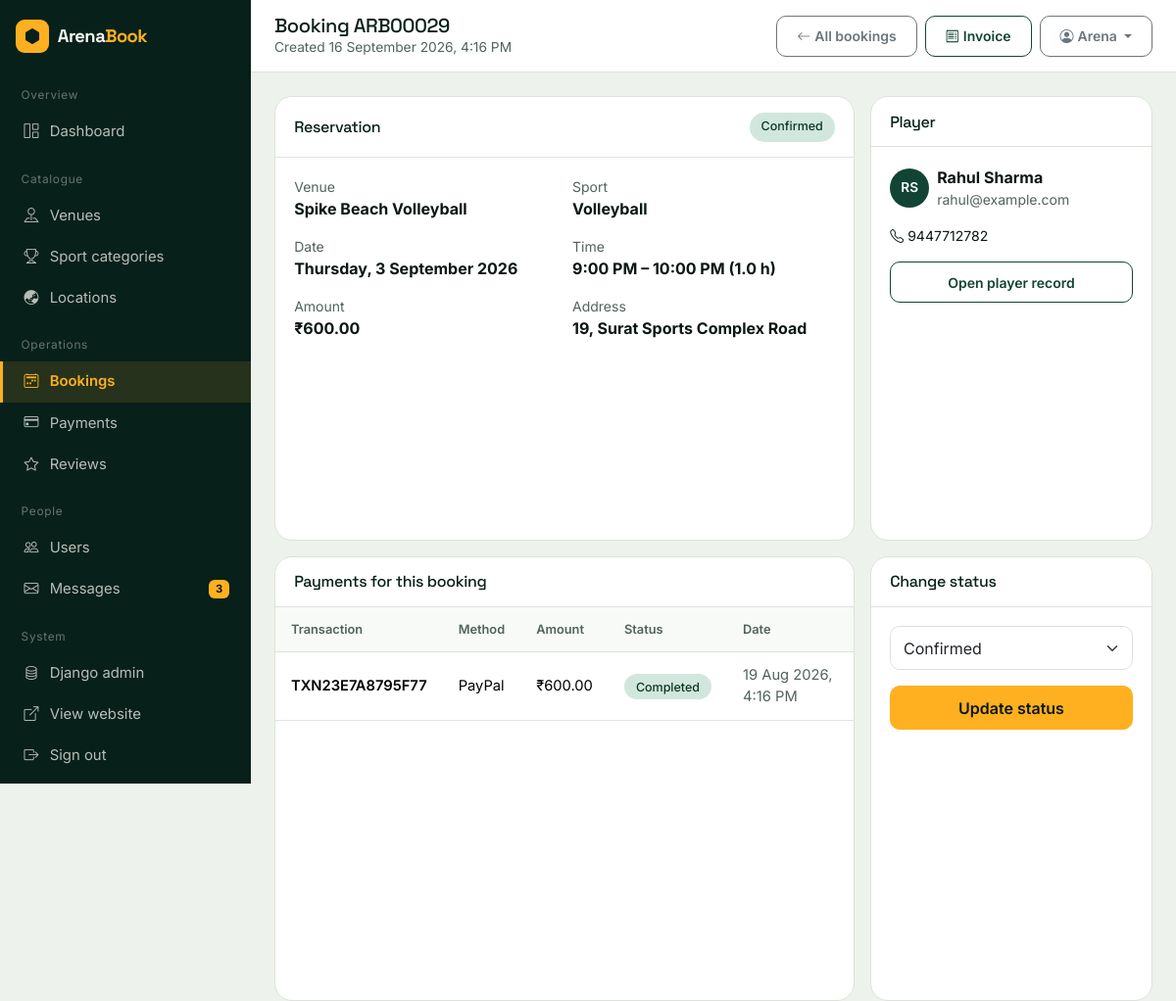
Screenshot of /dashboard/bookings/29/ (signed in) with the database file from the repository.
### arena/models.py (models this page shows, shortened)
class Booking(models.Model):
    PENDING = "pending"
    CONFIRMED = "confirmed"
    CANCELLED = "cancelled"
    STATUS_CHOICES = [
        (PENDING, "Pending"),
        (CONFIRMED, "Confirmed"),
        (CANCELLED, "Cancelled"),
    ]
    user = models.ForeignKey(
        settings.AUTH_USER_MODEL, on_delete=models.CASCADE, related_name="bookings"
    )
    turf = models.ForeignKey(Turf, on_delete=models.CASCADE, related_name="bookings")
    booking_date = models.DateField()
    start_time = models.TimeField()
    end_time = models.TimeField()
    total_amount = models.DecimalField(max_digits=10, decimal_places=2, default=0)
    status = models.CharField(max_length=20, choices=STATUS_CHOICES, default=PENDING)
    created_at = models.DateTimeField(auto_now_add=True)
    class Meta:
        ordering = ["-created_at"]
    @property
    def reference(self):
        return f"ARB{self.pk:05d}"
    @property
    def duration_hours(self):
        today = datetime.today().date()
        start = datetime.combine(today, self.start_time)
        end = datetime.combine(today, self.end_time)
        if end <= start:
            end += timedelta(days=1)
        return round((end - start).total_seconds() / 3600, 1)
    @property
    def status_class(self):
        return {
            self.PENDING: "warning",
            self.CONFIRMED: "success",
            self.CANCELLED: "danger",
        }.get(self.status, "secondary")

class User(AbstractBaseUser, PermissionsMixin):
    first_name = models.CharField(max_length=60)
    last_name = models.CharField(max_length=60, blank=True)
    email = models.EmailField(unique=True)
    profile_image = models.ImageField(upload_to="profiles/", blank=True, null=True)
    date_joined = models.DateTimeField(default=timezone.now)
    is_active = models.BooleanField(default=True)
    is_staff = models.BooleanField(
        default=False, help_text="Allows access to the ArenaBook admin panel."
    )
    objects = UserManager()
    USERNAME_FIELD = "email"
    REQUIRED_FIELDS = ["first_name"]
    class Meta:
        verbose_name = "User"
        verbose_name_plural = "Users"
        ordering = ["-date_joined"]
    @property
    def full_name(self):
        name = f"{self.first_name} {self.last_name}".strip()
        return name or self.email.split("@")[0]
    def get_short_name(self):
        return self.first_name or self.email.split("@")[0]
    @property
    def initials(self):
        parts = self.full_name.split()
        if len(parts) >= 2:
            return (parts[0][0] + parts[1][0]).upper()
        return self.full_name[:2].upper()

class Turf(models.Model):
    turf_name = models.CharField(max_length=150)
    description = models.TextField(blank=True)
    category = models.ForeignKey(
        SportCategory, on_delete=models.CASCADE, related_name="turfs"
    )
    address = models.TextField()
    city = models.ForeignKey(City, on_delete=models.SET_NULL, null=True, blank=True)
    state = models.ForeignKey(State, on_delete=models.SET_NULL, null=True, blank=True)
    country = models.ForeignKey(Country, on_delete=models.SET_NULL, null=True, blank=True)
    price_per_hour = models.DecimalField(max_digits=10, decimal_places=2)
    open_time = models.TimeField(default=time(6, 0))
    close_time = models.TimeField(default=time(23, 0))
    image = models.ImageField(upload_to="turfs/", blank=True, null=True)
    created_at = models.DateTimeField(auto_now_add=True)
    capacity = models.PositiveIntegerField(default=10)
    amenities = models.CharField(
        max_length=255,
        blank=True,
        help_text="Comma separated, e.g. Parking, Floodlights, Washroom",
    )
    is_featured = models.BooleanField(default=False)
    is_active = models.BooleanField(default=True)
    class Meta:
        ordering = ["-created_at"]

class SportCategory(models.Model):
    category_name = models.CharField(max_length=100, unique=True)
    description = models.TextField(blank=True)
    image = models.ImageField(upload_to="categories/", blank=True, null=True)
    icon = models.CharField(
        max_length=50,
        default="bi-trophy",
        help_text="Bootstrap icon class, e.g. bi-dribbble",
    )
    slug = models.SlugField(max_length=120, unique=True, blank=True)
    class Meta:
        verbose_name = "Sport category"
        verbose_name_plural = "Sport categories"
        ordering = ["category_name"]

class Payment(models.Model):
    CREDIT_CARD = "credit_card"
    DEBIT_CARD = "debit_card"
    PAYPAL = "paypal"
    OTHER = "other"
    PAYMENT_METHOD_CHOICES = [
        (CREDIT_CARD, "Credit Card"),
        (DEBIT_CARD, "Debit Card"),
        (PAYPAL, "PayPal"),
        (OTHER, "Other"),
    ]
    PENDING = "pending"
    COMPLETED = "completed"
    FAILED = "failed"
    STATUS_CHOICES = [
        (PENDING, "Pending"),
        (COMPLETED, "Completed"),
        (FAILED, "Failed"),
    ]
    user = models.ForeignKey(
        settings.AUTH_USER_MODEL, on_delete=models.CASCADE, related_name="payments"
    )
    booking = models.ForeignKey(
        Booking, on_delete=models.CASCADE, related_name="payments"
    )
    amount = models.DecimalField(max_digits=10, decimal_places=2)
    payment_method = models.CharField(
        max_length=20, choices=PAYMENT_METHOD_CHOICES, default=CREDIT_CARD
    )
    status = models.CharField(max_length=20, choices=STATUS_CHOICES, default=PENDING)
    payment_date = models.DateTimeField(default=timezone.now)
    transaction_id = models.CharField(max_length=40, blank=True)
    class Meta:
        ordering = ["-payment_date"]
    @property
    def status_class(self):
        return {
            self.PENDING: "warning",
            self.COMPLETED: "success",
            self.FAILED: "danger",
        }.get(self.status, "secondary")

class UserProfile(models.Model):
    user = models.OneToOneField(
        settings.AUTH_USER_MODEL, on_delete=models.CASCADE, related_name="profile"
    )
    address = models.TextField(blank=True)
    phone_no = models.CharField(max_length=15, blank=True)
    image = models.ImageField(upload_to="profiles/", blank=True, null=True)
    city = models.ForeignKey(City, on_delete=models.SET_NULL, null=True, blank=True)
    state = models.ForeignKey(State, on_delete=models.SET_NULL, null=True, blank=True)
    country = models.ForeignKey(Country, on_delete=models.SET_NULL, null=True, blank=True)
    class Meta:
        verbose_name = "User profile"
        verbose_name_plural = "User profiles"

### arena/dashboard_views.py (the view)
# urls.py: path("dashboard/bookings/<int:pk>/", dash.admin_booking_detail,
@staff_required
def admin_booking_detail(request, pk):
    booking = get_object_or_404(
        Booking.objects.select_related("user", "turf"), pk=pk
    )
    form = BookingStatusForm(request.POST or None, instance=booking)
    if request.method == "POST" and form.is_valid():
        form.save()
        messages.success(
            request, f"Booking {booking.reference} marked as {booking.get_status_display()}."
        )
        return redirect("admin_booking_detail", pk=booking.pk)
    return render(
        request,
        "dashboard/booking_detail.html",
        {
            "booking": booking,
            "form": form,
            "payments": booking.payments.all(),
        },
    )

### templates/dashboard/booking_detail.html (shortened to what this page needs)
{% extends 'dashboard/base.html' %}
{% load arena_extras %}
{% block page_title %}Booking {{ booking.reference }}{% endblock %}
{% block page_sub %}Created {{ booking.created_at|date:"j F Y, g:i A" }}{% endblock %}
{% block top_actions %}
<a href="{% url 'admin_bookings' %}" class="btn btn-sm btn-outline-secondary"><i class="bi bi-arrow-left me-1"></i>All bookings</a>
<a href="{% url 'invoice' booking.pk %}" class="btn btn-sm btn-outline-pitch"><i class="bi bi-receipt me-1"></i>Invoice</a>
{% endblock %}
{% block content %}
<div class="row g-3">
    <div class="col-lg-8">
        <div class="panel mb-3">
            <div class="panel-head"><h5>Reservation</h5>
                <span class="badge-status bg-{{ booking.status_class }}-subtle text-{{ booking.status_class }}-emphasis">{{ booking.get_status_display }}</span>
            </div>
            <div class="panel-body">
                <div class="row g-3">
                    <div class="col-sm-6"><div class="small text-muted-soft">Venue</div><strong>{{ booking.turf.turf_name }}</strong></div>
                    <div class="col-sm-6"><div class="small text-muted-soft">Sport</div><strong>{{ booking.turf.category.category_name }}</strong></div>
                    <div class="col-sm-6"><div class="small text-muted-soft">Date</div><strong>{{ booking.booking_date|date:"l, j F Y" }}</strong></div>
                    <div class="col-sm-6"><div class="small text-muted-soft">Time</div><strong>{{ booking.start_time|time:"g:i A" }} – {{ booking.end_time|time:"g:i A" }} ({{ booking.duration_hours }} h)</strong></div>
                    <div class="col-sm-6"><div class="small text-muted-soft">Amount</div><strong>₹{{ booking.total_amount|money }}</strong></div>
                    <div class="col-sm-6"><div class="small text-muted-soft">Address</div><strong>{{ booking.turf.address }}</strong></div>
                </div>
            </div>
        </div>
        <div class="panel">
            <div class="panel-head"><h5>Payments for this booking</h5></div>
            <div class="table-responsive">
                <table class="table">
                    <thead><tr><th>Transaction</th><th>Method</th><th>Amount</th><th>Status</th><th>Date</th></tr></thead>
                    <tbody>
                        {% for pay in payments %}
                        <tr>
                            <td class="fw-semibold">{{ pay.transaction_id|default:"—" }}</td>
                            <td>{{ pay.get_payment_method_display }}</td>
                            <td>₹{{ pay.amount|money }}</td>
                            <td><span class="badge-status bg-{{ pay.status_class }}-subtle text-{{ pay.status_class }}-emphasis">{{ pay.get_status_display }}</span></td>
                            <td class="small text-muted-soft">{{ pay.payment_date|date:"j M Y, g:i A" }}</td>
                        </tr>
                        {% empty %}
                        <tr><td colspan="5" class="text-center text-muted-soft py-4">No payment recorded yet.</td></tr>
                        {% endfor %}
                    </tbody>
                </table>
            </div>
        </div>
    </div>
    <div class="col-lg-4">
        <div class="panel mb-3">
            <div class="panel-head"><h5>Player</h5></div>
            <div class="panel-body">
                <div class="d-flex gap-2 align-items-center mb-3">
                    <span class="avatar-initials">{{ booking.user.initials }}</span>
                    <div>
                        <strong>{{ booking.user.full_name }}</strong>
                        <div class="small text-muted-soft">{{ booking.user.email }}</div>
                    </div>
                </div>
                {% if booking.user.profile.phone_no %}<div class="small"><i class="bi bi-telephone me-1"></i>{{ booking.user.profile.phone_no }}</div>{% endif %}
                <a href="{% url 'admin_user_edit' booking.user.pk %}" class="btn btn-sm btn-outline-pitch w-100 mt-3">Open player record</a>
            </div>
        </div>
        <div class="panel">
            <div class="panel-head"><h5>Change status</h5></div>
            <div class="panel-body">
                <form method="post">
                    {{ form.status }}
                    <button class="btn btn-amber w-100 mt-3">Update status</button>
                </form>
            </div>
        </div>
    </div>
</div>
{% endblock %}

### templates/dashboard/base.html (shortened to what this page needs)
{% load static %}<!DOCTYPE html>
<html lang="en">
<head>
    <link href="https://cdn.jsdelivr.net/npm/bootstrap@5.3.3/dist/css/bootstrap.min.css" rel="stylesheet">
    <link href="https://cdn.jsdelivr.net/npm/bootstrap-icons@1.11.3/font/bootstrap-icons.css" rel="stylesheet">
    <link rel="stylesheet" href="{% static 'css/style.css' %}">
</head>
<body class="admin-body">
{% with url_name=request.resolver_match.url_name %}
<div class="admin-shell">
    <aside class="admin-side" id="adminSide">
        <a href="{% url 'home' %}" class="navbar-brand px-3 mb-3 d-flex">
            <span class="brand-mark"><i class="bi bi-hexagon-fill"></i></span>
            <span class="brand-text">Arena<span class="brand-accent">Book</span></span>
        </a>
        <div class="side-group">Overview</div>
        <a href="{% url 'dashboard' %}" class="side-link {% if url_name == 'dashboard' %}active{% endif %}"><i class="bi bi-grid-1x2"></i>Dashboard</a>
        <div class="side-group">Catalogue</div>
        <a href="{% url 'admin_turfs' %}" class="side-link {% if 'turf' in url_name %}active{% endif %}"><i class="bi bi-pin-map"></i>Venues</a>
        <a href="{% url 'admin_categories' %}" class="side-link {% if 'categor' in url_name %}active{% endif %}"><i class="bi bi-trophy"></i>Sport categories</a>
        <a href="{% url 'admin_locations' %}" class="side-link {% if 'location' in url_name %}active{% endif %}"><i class="bi bi-globe-asia-australia"></i>Locations</a>
        <div class="side-group">Operations</div>
        <a href="{% url 'admin_bookings' %}" class="side-link {% if 'booking' in url_name %}active{% endif %}"><i class="bi bi-calendar2-week"></i>Bookings</a>
        <a href="{% url 'admin_payments' %}" class="side-link {% if 'payment' in url_name %}active{% endif %}"><i class="bi bi-credit-card"></i>Payments</a>
        <a href="{% url 'admin_reviews' %}" class="side-link {% if 'review' in url_name %}active{% endif %}"><i class="bi bi-star"></i>Reviews</a>
        <div class="side-group">People</div>
        <a href="{% url 'admin_users' %}" class="side-link {% if 'user' in url_name %}active{% endif %}"><i class="bi bi-people"></i>Users</a>
        <a href="{% url 'admin_messages' %}" class="side-link {% if 'message' in url_name %}active{% endif %}">
            <i class="bi bi-envelope"></i>Messages
            {% if unread_messages %}<span class="badge bg-amber text-ink">{{ unread_messages }}</span>{% endif %}
        </a>
        <div class="side-group">System</div>
        <a href="/django-admin/" class="side-link"><i class="bi bi-database"></i>Django admin</a>
        <a href="{% url 'home' %}" class="side-link"><i class="bi bi-box-arrow-up-right"></i>View website</a>
        <a href="{% url 'logout' %}" class="side-link"><i class="bi bi-box-arrow-right"></i>Sign out</a>
    </aside>
    <div class="admin-main">
        <header class="admin-top">
            <div class="d-flex align-items-center gap-3">
                <div>
                    <h1>{% block page_title %}Dashboard{% endblock %}</h1>
                    <div class="sub">{% block page_sub %}{% endblock %}</div>
                </div>
            </div>
            <div class="d-flex align-items-center gap-2">
                {% block top_actions %}{% endblock %}
                <div class="dropdown">
                    <button class="btn btn-sm btn-outline-secondary dropdown-toggle" data-bs-toggle="dropdown">
                        <i class="bi bi-person-circle me-1"></i>{{ user.get_short_name }}
                    </button>
                </div>
            </div>
        </header>
        <div class="admin-content">
            {% block content %}{% endblock %}
        </div>
    </div>
</div>
{% endwith %}
</body>
</html>

### rows the page displays
Booking: reference "ARB00029", created_at "16 September 2026, 4:16 PM", status "Confirmed", turf.turf_name "Spike Beach Volleyball", turf.category.category_name "Volleyball", booking_date "Thursday, 3 September 2026", start_time "9:00 PM", end_time "10:00 PM", duration_hours "1.0", total_amount "600.00", turf.address "19, Surat Sports Complex Road", user.initials "RS", user.full_name "Rahul Sharma", user.email "rahul@example.com", user.profile.phone_no "9447712782"
User: get_short_name "Arena"
Payment: transaction_id "TXN23E7A8795F77", payment_method "PayPal", amount "600.00", status "Completed", payment_date "19 Aug 2026, 4:16 PM"

### other values shown
{{ unread_messages }} "3"
